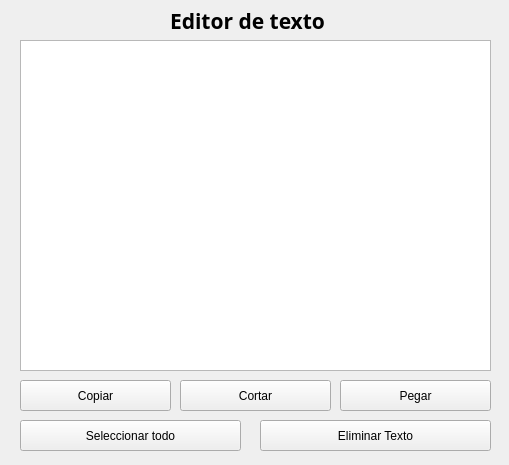
<?xml version="1.0" encoding="UTF-8"?>
<ui version="4.0">
 <class>Form</class>
 <widget class="QWidget" name="Form">
  <property name="geometry">
   <rect>
    <x>0</x>
    <y>0</y>
    <width>509</width>
    <height>465</height>
   </rect>
  </property>
  <property name="windowTitle">
   <string>Form</string>
  </property>
  <widget class="QLabel" name="label">
   <property name="geometry">
    <rect>
     <x>170</x>
     <y>10</y>
     <width>171</width>
     <height>21</height>
    </rect>
   </property>
   <property name="font">
    <font>
     <family>Segoe UI Black</family>
     <pointsize>16</pointsize>
     <bold>true</bold>
    </font>
   </property>
   <property name="text">
    <string>Editor de texto</string>
   </property>
  </widget>
  <widget class="QPushButton" name="pushButton">
   <property name="geometry">
    <rect>
     <x>20</x>
     <y>380</y>
     <width>151</width>
     <height>31</height>
    </rect>
   </property>
   <property name="text">
    <string>Copiar</string>
   </property>
  </widget>
  <widget class="QPushButton" name="pushButton_2">
   <property name="geometry">
    <rect>
     <x>180</x>
     <y>380</y>
     <width>151</width>
     <height>31</height>
    </rect>
   </property>
   <property name="text">
    <string>Cortar</string>
   </property>
  </widget>
  <widget class="QPushButton" name="pushButton_3">
   <property name="geometry">
    <rect>
     <x>340</x>
     <y>380</y>
     <width>151</width>
     <height>31</height>
    </rect>
   </property>
   <property name="text">
    <string>Pegar</string>
   </property>
  </widget>
  <widget class="QPushButton" name="pushButton_4">
   <property name="geometry">
    <rect>
     <x>20</x>
     <y>420</y>
     <width>221</width>
     <height>31</height>
    </rect>
   </property>
   <property name="text">
    <string>Seleccionar todo</string>
   </property>
  </widget>
  <widget class="QPushButton" name="pushButton_5">
   <property name="geometry">
    <rect>
     <x>260</x>
     <y>420</y>
     <width>231</width>
     <height>31</height>
    </rect>
   </property>
   <property name="text">
    <string>Eliminar Texto</string>
   </property>
  </widget>
  <widget class="QTextEdit" name="textEdit">
   <property name="geometry">
    <rect>
     <x>20</x>
     <y>40</y>
     <width>471</width>
     <height>331</height>
    </rect>
   </property>
  </widget>
 </widget>
 <resources/>
 <connections>
  <connection>
   <sender>pushButton</sender>
   <signal>clicked()</signal>
   <receiver>textEdit</receiver>
   <slot>copy()</slot>
   <hints>
    <hint type="sourcelabel">
     <x>129</x>
     <y>400</y>
    </hint>
    <hint type="destinationlabel">
     <x>131</x>
     <y>360</y>
    </hint>
   </hints>
  </connection>
  <connection>
   <sender>pushButton_3</sender>
   <signal>clicked()</signal>
   <receiver>textEdit</receiver>
   <slot>paste()</slot>
   <hints>
    <hint type="sourcelabel">
     <x>438</x>
     <y>403</y>
    </hint>
    <hint type="destinationlabel">
     <x>435</x>
     <y>359</y>
    </hint>
   </hints>
  </connection>
  <connection>
   <sender>pushButton_4</sender>
   <signal>clicked()</signal>
   <receiver>textEdit</receiver>
   <slot>selectAll()</slot>
   <hints>
    <hint type="sourcelabel">
     <x>182</x>
     <y>427</y>
    </hint>
    <hint type="destinationlabel">
     <x>199</x>
     <y>355</y>
    </hint>
   </hints>
  </connection>
  <connection>
   <sender>pushButton_5</sender>
   <signal>clicked()</signal>
   <receiver>textEdit</receiver>
   <slot>clear()</slot>
   <hints>
    <hint type="sourcelabel">
     <x>385</x>
     <y>427</y>
    </hint>
    <hint type="destinationlabel">
     <x>382</x>
     <y>359</y>
    </hint>
   </hints>
  </connection>
  <connection>
   <sender>pushButton_2</sender>
   <signal>clicked()</signal>
   <receiver>textEdit</receiver>
   <slot>cut()</slot>
   <hints>
    <hint type="sourcelabel">
     <x>309</x>
     <y>401</y>
    </hint>
    <hint type="destinationlabel">
     <x>309</x>
     <y>368</y>
    </hint>
   </hints>
  </connection>
  <connection>
   <sender>pushButton</sender>
   <signal>clicked()</signal>
   <receiver>textEdit</receiver>
   <slot>selectAll()</slot>
   <hints>
    <hint type="sourcelabel">
     <x>71</x>
     <y>396</y>
    </hint>
    <hint type="destinationlabel">
     <x>70</x>
     <y>366</y>
    </hint>
   </hints>
  </connection>
  <connection>
   <sender>pushButton_2</sender>
   <signal>clicked()</signal>
   <receiver>textEdit</receiver>
   <slot>selectAll()</slot>
   <hints>
    <hint type="sourcelabel">
     <x>259</x>
     <y>399</y>
    </hint>
    <hint type="destinationlabel">
     <x>267</x>
     <y>359</y>
    </hint>
   </hints>
  </connection>
 </connections>
</ui>
